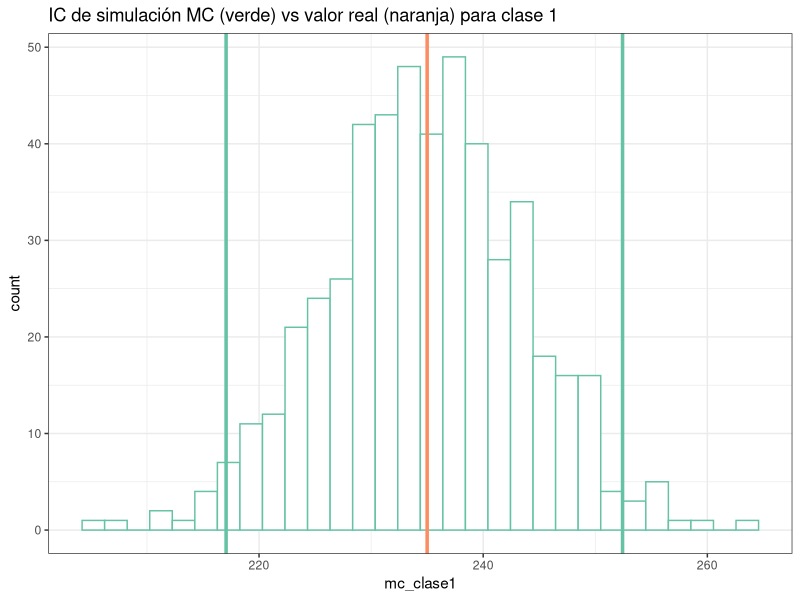
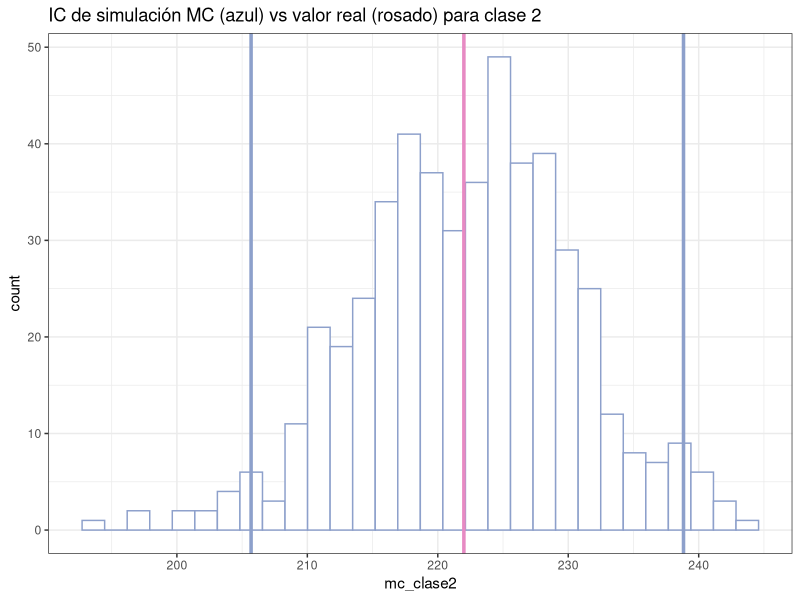
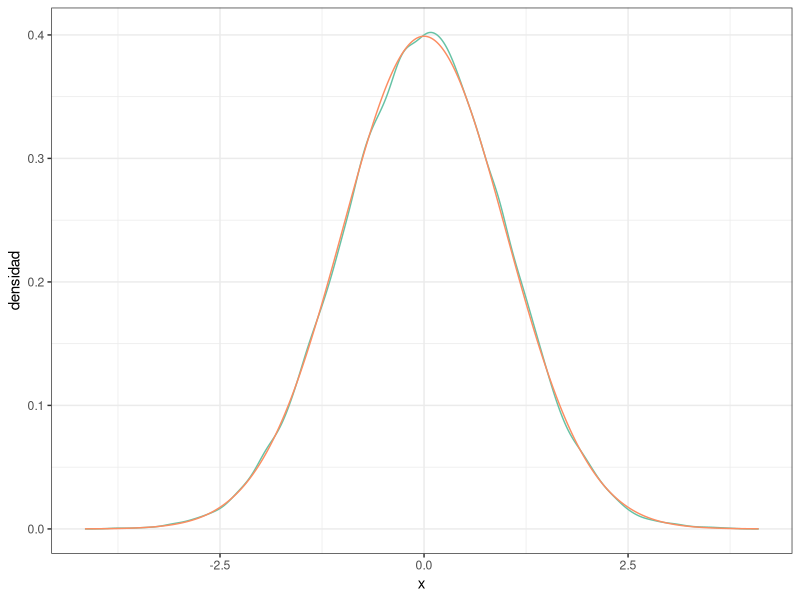
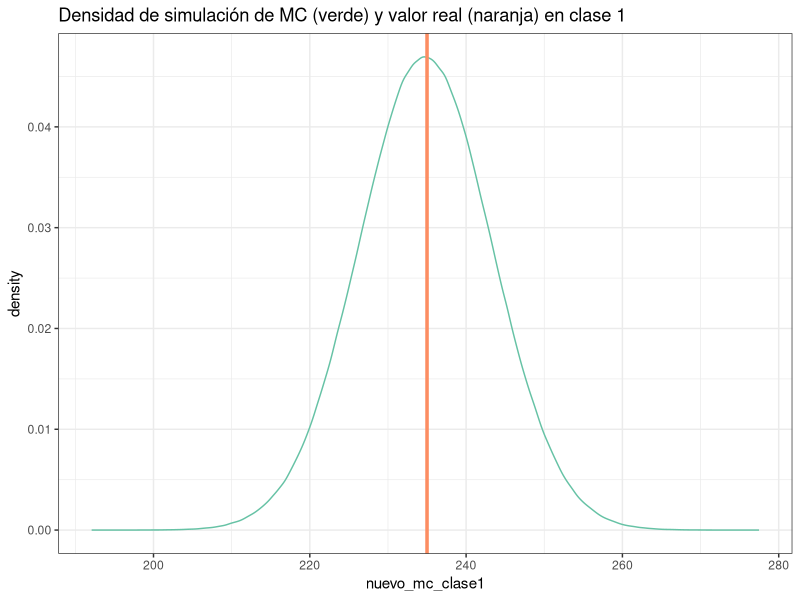
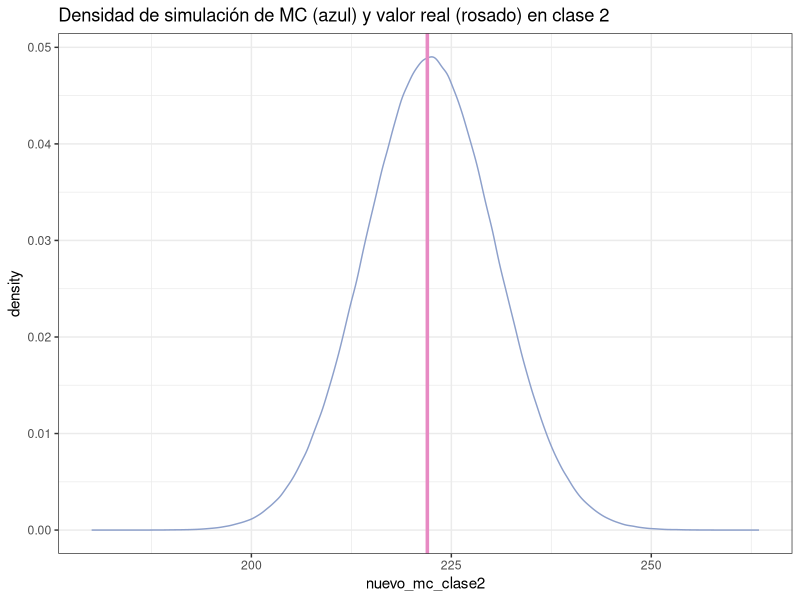
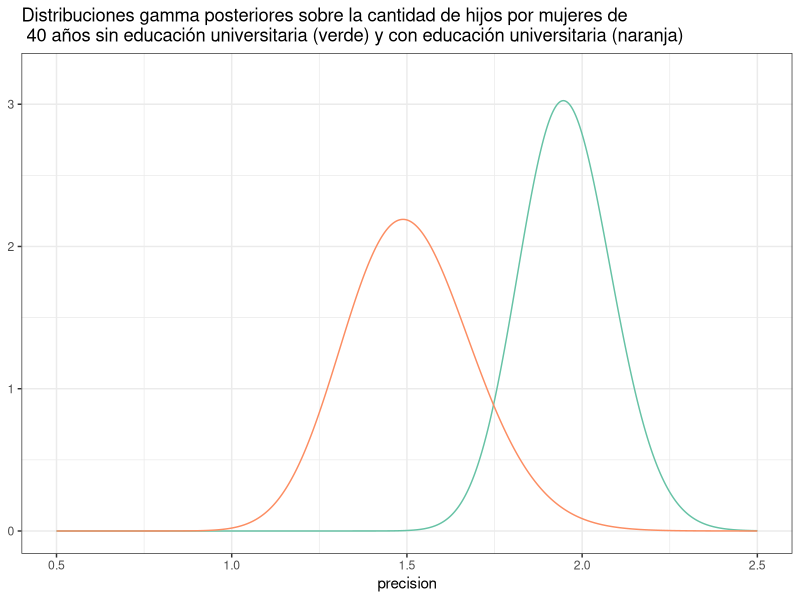

R code for these plots, in order:
## ---- chunk 1
#| message: false

# Paquetes:
library(tidyverse)
library(RColorBrewer)


# Configuración de la salida gráfica:

PALETA <- brewer.pal(8, "Set2") # Colores por defecto
color_defecto  <- PALETA[1]
options(ggplot2.discrete.colour = PALETA)

theme_set(theme_bw()) # Tema "neutro" para la representación gráfica

# Redondea los números reales "inline":
options(digits = 3L)                
options(knitr.digits.signif = FALSE)
## ---- chunk 2
# Tiempo en s para leer un texto estándar en una prueba de lectura de las 2
#   clases de 1º de ESO en un colegio:
clase_1 <- tibble(
  id     = 1:27,
  tiempo = c(
    242, 249, 278, 273, 227, 257, 276, 236, 214, 141, 200, 201, 
    228, 271, 160, 275, 156, 246, 293, 306, 263, 247, 224, 160, 277, 
    168, 250
  )
)

clase_2 <- tibble(
  id     = 1:24,
  tiempo = c(
    195, 176, 237, 258, 226, 254, 292, 212, 215, 298, 235, 244, 
    144, 227, 166, 194, 261, 187, 224, 233, 180, 167, 193, 282
  )
)
## ---- chunk 3
MU_PREVIA     <- 247
SIGMA2_PREVIA <-  34^2
## ---- chunk 4
# Tamaño de muestras
n_clase1 <- length(clase_1$tiempo)
n_clase2 <- length(clase_2$tiempo)

# Medias previas
media_pre_clase1 <- mean(clase_1$tiempo)
media_pre_clase2 <- mean(clase_2$tiempo)

# Varianzas previas
var_pre_clase1 <- sd(clase_1$tiempo)^2
var_pre_clase2 <- sd(clase_2$tiempo)^2

# Resultados
data.frame(clase = c("Clase 1", "Clase 2"),
           n_pre = c(n_clase1, n_clase2),
           media_pre = c(media_pre_clase1, media_pre_clase2),
           var_pre = c(var_pre_clase1, var_pre_clase2))
## ---- chunk 5
# Media post analítica
media_post_clase1 <- (var_pre_clase1 * MU_PREVIA + n_clase1 * SIGMA2_PREVIA * media_pre_clase1) / (var_pre_clase1 + n_clase1 * SIGMA2_PREVIA)
media_post_clase2 <- (var_pre_clase2 * MU_PREVIA + n_clase2 * SIGMA2_PREVIA * media_pre_clase2) / (var_pre_clase2 + n_clase2 * SIGMA2_PREVIA)

# Varianza post analítica
var_post_clase1 <- (var_pre_clase1 * SIGMA2_PREVIA) / (var_pre_clase1 + n_clase1 * SIGMA2_PREVIA)
var_post_clase2 <- (var_pre_clase2 * SIGMA2_PREVIA) / (var_pre_clase2 + n_clase2 * SIGMA2_PREVIA)

# Resultados
data.frame(clase = c("Clase 1", "Clase 2"),
           media_post = c(media_post_clase1, media_post_clase2),
           var_post = c(var_post_clase1, var_post_clase2))
## ---- chunk 6
set.seed(20250318)
## ---- chunk 7
mc_clase1 <- rnorm(500, mean = media_post_clase1, sd = sqrt(var_post_clase1))
mc_clase2 <- rnorm(500, mean = media_post_clase2, sd = sqrt(var_post_clase2))

data.frame(mc_clase1, mc_clase2)
## ---- chunk 8
# Medidas de la simulación MC para la clase 1
media_mc_clase1 <- mean(mc_clase1)
var_mc_clase1 <- sd(mc_clase1)^2

# Medidas de la simulación MC para la clase 2
media_mc_clase2 <- mean(mc_clase2)
var_mc_clase2 <- sd(mc_clase2)^2

# Resultados
data.frame(clase = c("Clase 1", "Clase 2"),
           media_analitica = c(media_post_clase1, media_post_clase1),
           var_analitica = c(var_post_clase1, var_post_clase2),
           media_mc = c(media_mc_clase1, media_mc_clase2),
           varianza_mc = c(var_mc_clase1, var_mc_clase2))
## ---- chunk 9
# Estimación del error estándar de Monte Carlo
se_mc_clase1 <- sqrt(var_mc_clase1 / 500)
se_mc_clase2 <- sqrt(var_mc_clase2 / 500)

# Estimación de los intervalos de confianza al 95% (con quantile)
ic_mc_clase1 <- quantile(mc_clase1, c(0.025, 0.975))
ic_mc_clase2 <- quantile(mc_clase2, c(0.025, 0.975))

# Estimación de los intervalos de confianza al 95% (con fórmula)
ic_mc_clase1 <- c(media_mc_clase1 - 2 * sqrt(var_mc_clase1), media_mc_clase1 + 2 * sqrt(var_mc_clase1))
ic_mc_clase2 <- c(media_mc_clase2 - 2 * sqrt(var_mc_clase2), media_mc_clase2 + 2 * sqrt(var_mc_clase2))

# Resultados
data.frame(clase = c("Clase 1", "Clase 2"),
           se_mc = c(se_mc_clase1, se_mc_clase2),
           ic_95_inf = c(ic_mc_clase1[1], ic_mc_clase2[1]),
           ic_95_sup = c(ic_mc_clase1[2], ic_mc_clase2[2]))
## ---- chunk 10
mc_clases <- data.frame(mc_clase1, mc_clase2)

ggplot(mc_clases, aes(x = mc_clase1)) + 
  geom_histogram(color = PALETA[1], fill = "white") + 
  geom_vline(xintercept = ic_mc_clase1[1], color = PALETA[1], lwd = 1.2) + 
  geom_vline(xintercept = ic_mc_clase1[2], color = PALETA[1], lwd = 1.2) + 
  geom_vline(xintercept = 235, color = PALETA[2], lwd = 1.2) + 
  labs(title = "IC de simulación MC (verde) vs valor real (naranja) para clase 1")

ggplot(mc_clases, aes(x = mc_clase2)) + 
  geom_histogram(color = PALETA[3], fill = "white") + 
  geom_vline(xintercept = ic_mc_clase2[1], color = PALETA[3], lwd = 1.2) + 
  geom_vline(xintercept = ic_mc_clase2[2], color = PALETA[3], lwd = 1.2) + 
  geom_vline(xintercept = 222, color = PALETA[4], lwd = 1.2) + 
  labs(title = "IC de simulación MC (azul) vs valor real (rosado) para clase 2")
## ---- chunk 11
# Tamaño de simulación para una distribución con se_mc < 0.01

nuevo_s_clase1 <- round(var_post_clase1 / 0.000025,0)
nuevo_s_clase2 <- round(var_post_clase2 / 0.000025,0)

# Estimación con dicho tamaño de simulación

nuevo_mc_clase1 <- rnorm(nuevo_s_clase1, mean = media_post_clase1, sd = sqrt(var_post_clase1))
nuevo_mc_clase2 <- rnorm(nuevo_s_clase2, mean = media_post_clase2, sd = sqrt(var_post_clase2))

# Estimación de nuevas medias y varianzas

nueva_media_mc_clase1 <- mean(nuevo_mc_clase1)
nueva_var_mc_clase1 <- sd(nuevo_mc_clase1)^2

nueva_media_mc_clase2 <- mean(nuevo_mc_clase2)
nueva_var_mc_clase2 <- sd(nuevo_mc_clase2)^2

# Estimación del nuevo error estándar de Monte Carlo
nuevo_se_mc_clase1 <- sqrt(nueva_var_mc_clase1 / nuevo_s_clase1)
nuevo_se_mc_clase2 <- sqrt(nueva_var_mc_clase2 / nuevo_s_clase2)

# Resultados

data.frame(clase = c("Clase 1", "Clase 2"),
           var_post = c(var_post_clase1, var_post_clase2),
           nuevo_s = c(nuevo_s_clase1, nuevo_s_clase2),
           nueva_media_mc = c(nueva_media_mc_clase1, nueva_media_mc_clase2),
           nueva_var_mc = c(nueva_var_mc_clase1, nueva_var_mc_clase2),
           nuevo_se_mc = c(nuevo_se_mc_clase1, nuevo_se_mc_clase2))
## ---- chunk 12

# Estimación de los nuevos intervalos de confianza al 99%

ic_clase1 <- qnorm(p = c(0.005, 0.995), mean = media_post_clase1, sd = sqrt(var_post_clase1))
ic_clase2 <- qnorm(p = c(0.005, 0.995), mean = media_post_clase2, sd = sqrt(var_post_clase2))

# Estimación de cuartiles

cuartiles_clase1 <- qnorm(p = c(0.25, 0.5, 0.75), mean = media_post_clase1, sd = sqrt(var_post_clase1))
cuartiles_clase2 <- qnorm(p = c(0.25, 0.5, 0.75), mean = media_post_clase2, sd = sqrt(var_post_clase2))

# Probabilidad de que cada clase tenga una media inferior a la real (media = 235)

prob_clase1 <- pnorm(q = 235, mean = media_post_clase1, sd = sqrt(var_post_clase1))
prob_clase2 <- pnorm(q = 222, mean = media_post_clase2, sd = sqrt(var_post_clase2))

# Resultados
data.frame(clase = c("Clase 1", "Clase 2"),
           IC_95_inf = c(ic_clase1[1], ic_clase2[1]),
           IC_95_sup = c(ic_clase1[2], ic_clase2[2]),
           q_25 = c(cuartiles_clase1[1], cuartiles_clase2[1]),
           q_50 = c(cuartiles_clase1[2], cuartiles_clase2[2]),
           q_75 = c(cuartiles_clase1[3], cuartiles_clase2[3]),
           prob_50_poblacion = c(prob_clase1, prob_clase2))
## ---- chunk 13
# Método MC en la estimación con 500 simulaciones
prob_mc_500 <- mean(mc_clase2 > mc_clase1)

# Método MC en la estimación con > 2.5 millones de simulaciones
prob_mc_2.5m <- mean(nuevo_mc_clase2 > nuevo_mc_clase1)
## ---- chunk 14
# Método analítico asumiendo distribuciones normales

dif_medias <- media_post_clase2 - media_post_clase1
dif_sd <- sqrt(var_post_clase2 + var_post_clase1)
prob_analitica <- 1 - pnorm(0, mean = dif_medias, sd = dif_sd)

# Resultados
data.frame(prob_mc_500, prob_mc_2.5m, prob_analitica)
## ---- chunk 15
# Asumiendo que la "seed" del ejercicio es 20250318

# Muestra aleatoria de la simulación de MC para ambas clases
muestra_aleatoria_mc_clase1 <- sample(mc_clase1)
muestra_aleatoria_mc_clase2 <- sample(mc_clase2)

# Probabilidad de la diferencia
prob_muestra_aleatoria <- mean(muestra_aleatoria_mc_clase2 > muestra_aleatoria_mc_clase1)

# Resultados
data.frame(prob_mc_500, prob_mc_2.5m, prob_muestra_aleatoria)

## ---- chunk 16
N_MC <- 50000L # Tamaño muestral para la simulación de la distribuión.

muestras_norm <- rnorm(N_MC) # Simulamos las muestras de la distribución

densidad_norm <- density(muestras_norm) # `density()` aplica el "suavizado"

# Convertimos la densidad en un "tibble" para manejarla más fácilmente 
densidad_normal <- tibble(
  x        = densidad_norm$x, # `x` == variable aleatoria
  densidad = densidad_norm$y
)

# Podemos representar la densidad gráficamente, junto con la curva normal:
densidad_normal |>
  mutate(dens_analitica = dnorm(x)) |>
  ggplot(aes(x, densidad)) +
  geom_line(color = color_defecto) +
  geom_line(aes(y = dens_analitica), color = PALETA[2])

# Obtenemos el valor de la moda:
estimador_map <- densidad_normal |> slice(which.max(densidad))
densidad_max  <- estimador_map |> pull(densidad)
moda          <- estimador_map |> pull(x)
## ---- chunk 17
df <- data.frame()

ggplot(df, aes(x = nuevo_mc_clase1, y = after_stat(density))) + 
  geom_density(color = PALETA[1]) + 
  geom_vline(xintercept = 235, color = PALETA[2], lwd = 1.2) + 
  labs(title = "Densidad de simulación de MC (verde) y valor real (naranja) en clase 1")

ggplot(df, aes(x = nuevo_mc_clase2, y = after_stat(density))) + 
  geom_density(color = PALETA[3]) + 
  geom_vline(xintercept = 222, color = PALETA[4], lwd = 1.2) + 
  labs(title = "Densidad de simulación de MC (azul) y valor real (rosado) en clase 2")
## ---- chunk 18
# Estimación de la densidad de ambos modelos
densidad_clase1 <- data.frame(x = density(nuevo_mc_clase1)$x,
                              y = density(nuevo_mc_clase1)$y)
densidad_clase2 <- data.frame(x = density(nuevo_mc_clase2)$x,
                              y = density(nuevo_mc_clase2)$y)

# Densidad máxima
densidad_max_clase1 <- max(densidad_clase1$y)
densidad_max_clase2 <- max(densidad_clase2$y)

# Valores MAP
map_clase1 <- densidad_clase1$x[which.max(densidad_clase1$y)]
map_clase2 <- densidad_clase2$x[which.max(densidad_clase2$y)]

# Moda, que es teóricamente igual a la MAP
moda_clase1 <- map_clase1
moda_clase2 <- map_clase2
## ---- chunk 19
# Resultados

data.frame(clase = c("Clase 1", "Clase 2"),
           MAP = c(map_clase1, map_clase2),
           densidad_max = c(densidad_max_clase1, densidad_max_clase2),
           moda = c(moda_clase1, moda_clase2),
           media_post_analitica = c(media_post_clase1, media_post_clase2))
## ---- chunk 20
a <- 2 ; b <- 1
n_sin <- 111 ; n_con <- 44
sy_sin <- 217 ; sy_con <- 66
a_sin_post <- a + sy_sin ; b_sin_post <- b + n_sin
a_con_post <- a + sy_con ; b_con_post <- b + n_con

media_gamma_sin <- (a_sin_post) / (b_sin_post)
var_gamma_sin <- (a_sin_post)/(b_sin_post)^2

media_gamma_con <- (a_con_post) / (b_con_post)
var_gamma_con <- (a_con_post)/(b_con_post)^2

data.frame(grupos = c("Sin título", "Con título"),
           media = c(media_gamma_sin, media_gamma_con),
           varianza = c(var_gamma_sin, var_gamma_con),
           lím_inf = c(media_gamma_sin -3 * sqrt(var_gamma_sin), media_gamma_con -3 * sqrt(var_gamma_con)),
           lím_sup = c(media_gamma_sin +3 * sqrt(var_gamma_sin), media_gamma_con +3 * sqrt(var_gamma_con)))
## ---- chunk 21
# Aquí agregaremos la precisión solicitada por el ejercicio y el rango de valores del eje x
precision <- seq(from = 0.5, to = 2.5, by = 0.002)

# Tabla para facilitar los datos a ggplot2
gamma <- data.frame(theta = precision,
                    densidad_sin = dgamma(precision, shape = 219, rate = 112),
                    densidad_con = dgamma(precision, shape = 68, rate = 45))

ggplot(gamma, aes(x = precision)) + 
  geom_line(y = gamma$densidad_sin, color = PALETA[1]) + 
  geom_line(y = gamma$densidad_con, color = PALETA[2]) + 
  scale_y_continuous(limits = c(0, 3.2)) + 
  labs(title = "Distribuciones gamma posteriores sobre la cantidad de hijos por mujeres de \n 40 años sin educación universitaria (verde) y con educación universitaria (naranja)")
## ---- chunk 22

# Forma a través de MC

nueva_s_gamma_sin <- var_gamma_sin/0.00000025
nueva_s_gamma_con <- var_gamma_con/0.00000025

gamma_mc_sin <- rgamma(nueva_s_gamma_sin, shape = a_sin_post, scale = b_sin_post)
gamma_mc_con <- rgamma(nueva_s_gamma_con, shape = a_con_post, scale = b_con_post)

prob_gamma_mc <- mean(gamma_mc_sin > gamma_mc_con)

# Forma analítica

dif_medias_gamma <- mean(gamma_mc_sin) - mean(gamma_mc_con)
dif_sd_gamma <- sqrt(var_gamma_sin + var_gamma_con)
prob_analitica_gamma <- 1 - pnorm(0, mean = dif_medias_gamma, sd = dif_sd_gamma)

# Estimación del nuevo error estándar de Monte Carlo
se_mc_gamma_sin <- sqrt(gamma_mc_sin / nueva_s_gamma_sin)
se_mc_gamma_con <- sqrt(gamma_mc_con / nueva_s_gamma_con)

# Resultados

data.frame(prob_gamma_mc, prob_analitica_gamma)
